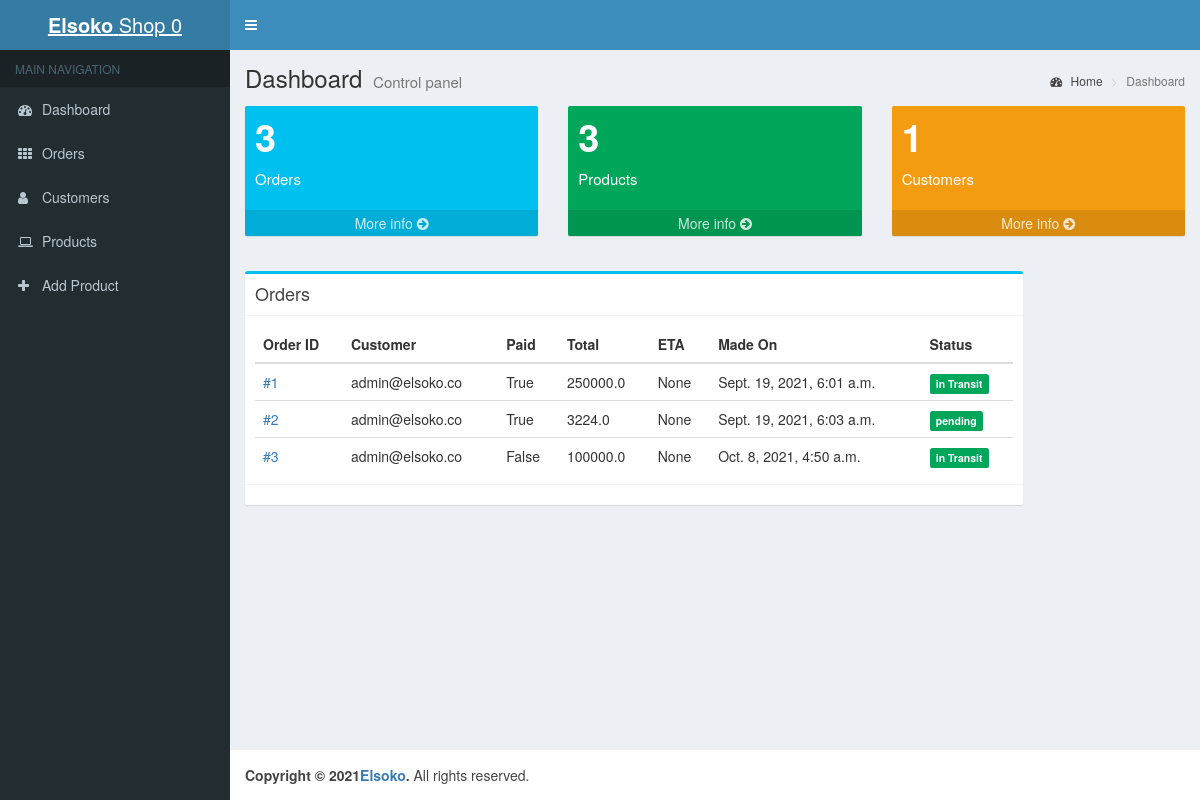
Page /shop/orders/ (signed in) on the earlier database version.
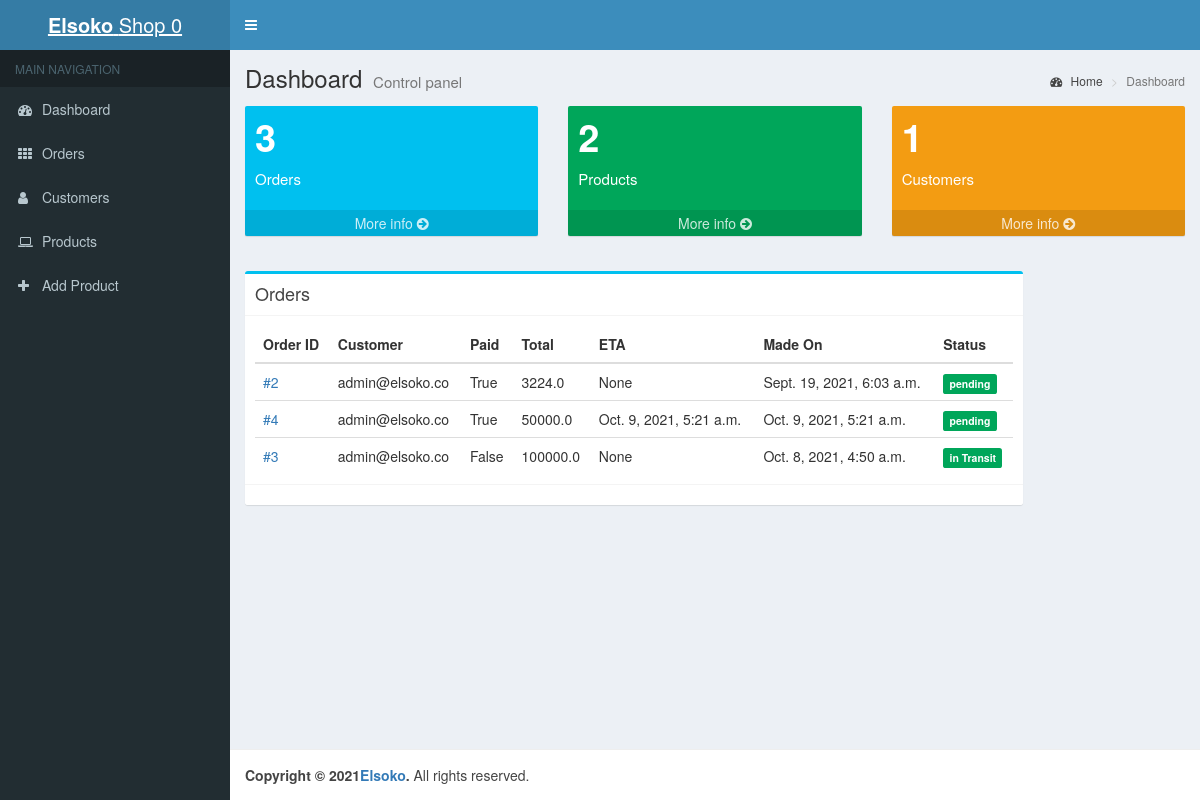
Same page on the later database version.
### main/models.py (models this page shows, shortened)
class Order(models.Model):
    customer = models.ForeignKey(get_user_model(), on_delete=models.CASCADE)
    address = models.CharField(max_length=60)
    location = models.CharField(max_length=60)
    payment = models.CharField(max_length=20)
    transport = models.CharField(max_length=20, blank=True, null=True)
    status = models.CharField(max_length=20, choices=(
        ('pending', 'pending'),
        ('in Transit', 'in Transit'),
        ('delivered', 'delivered')
    ))
    paid = models.BooleanField(default=False)
    total = models.FloatField(blank=True, null=True)
    made_on = models.DateTimeField(auto_now_add=True)
    estimated = models.DateTimeField(blank=True, null=True)

### users/models.py (models this page shows, shortened)
class User(PermissionsMixin, AbstractBaseUser):
    email = models.EmailField(_('email address'), unique=True)
    firstname = models.CharField(_('firstname'), max_length=30)
    lastname = models.CharField(_('lastname'), max_length=30)
    image = models.ImageField(upload_to="user images", blank=True, null=True)
    is_active = models.BooleanField(_('active'), default=True)
    date_joined = models.DateTimeField(_('date joined'), auto_now_add=True)
    is_staff = models.BooleanField(_('staff'), default=False)
    location = models.CharField(_('location'), max_length=100)
    phone = models.CharField(_('phone'), max_length=20)
    has_shop = models.BooleanField(_('shop'), default=False)
    objects = UserManager()
    USERNAME_FIELD = 'email'
    REQUIRED_FIELDS = []
    class Meta:
        verbose_name = _('user')
        verbose_name_plural = _('users')

### shop/views.py (the view)
# urls.py: path('orders/', views.shop_orders, name="shop-orders"),
def shop_orders(request):
    context = {}
    user = request.user
    shop = Shop.objects.get(owner_id=user.id)
    items, _shop_orders = OrderItem.objects.filter(product__shop_id=shop.id), [item.order for item in OrderItem.objects.filter(product__shop_id=shop.id)]
    shop_products = Product.objects.filter(shop_id=shop.id)
    _customers = list(set([order.customer for order in _shop_orders]))
    context["orders_count"] = len(_shop_orders)
    context["customers_count"] = len(_customers)
    context["products"] = shop_products
    context["orders"] = _shop_orders
    context["customers"] = _customers
    context["shop"] = shop
    context["owner"] = user
    return render(request, 'shop/orders.html', context)

### templates/shop/orders.html
{% extends 'shop/base.html' %}
{% load static %}
{% block content %}
    <section class="content">
        <div class="row">
            <div class="col-md-10">
              <div class="box box-info">
                <div class="box-header with-border">
                  <h3 class="box-title">Orders</h3>
                </div>
                <div class="box-body">
                  <div class="table-responsive">
                    <table class="table no-margin">
                      <thead>
                        <tr>
                          <th>Order ID</th>
                          <th>Customer</th>
                            <th>Paid</th>
                            <th>Total</th>
                            <th>ETA</th>
                          <th>Made On</th>
                          <th>Status</th>
                        </tr>
                      </thead>
                      <tbody>
                      {% for order in orders %}
                        <tr>
                          <td><a href="{% url 'order-detail' order.id %}">#{{ order.id }}</a></td>
                          <td>{{ order.customer }}</td>
                            <td>{{ order.paid }}</td>
                            <td> {{ order.total }}</td>
                            <td> {{ order.estimated }}</td>
                          <td>{{ order.made_on }}</td>
                          <td><span class="label label-success">{{ order.status }}</span></td>
                        </tr>
                        {% endfor %}
                      </tbody>
                    </table>
                  </div>
                </div>
                <div class="box-footer clearfix">
                </div>
              </div>
            </div>
        </div>
    </section>
{% endblock %}

### templates/shop/base.html (shortened to what the changed rows need)
{% load static %}
<!DOCTYPE html>
<html>
  <head>
    <link href="{% static 'bootstrap/css/bootstrap.min.css' %}" rel="stylesheet" type="text/css" />
    <link href="https://maxcdn.bootstrapcdn.com/font-awesome/4.3.0/css/font-awesome.min.css" rel="stylesheet" type="text/css" />
    <link href="http://code.ionicframework.com/ionicons/2.0.0/css/ionicons.min.css" rel="stylesheet" type="text/css" />
    <link href="{% static 'dist/css/AdminLTE.min.css' %}" rel="stylesheet" type="text/css" />
    <link href="{% static 'dist/css/skins/_all-skins.min.css' %}" rel="stylesheet" type="text/css" />
    <link href="{% static 'plugins/iCheck/flat/blue.css' %}" rel="stylesheet" type="text/css" />
    <link href="{% static 'plugins/morris/morris.css' %}" rel="stylesheet" type="text/css" />
    <link href="{% static 'plugins/jvectormap/jquery-jvectormap-1.2.2.css' %}" rel="stylesheet" type="text/css" />
    <link href="{% static 'plugins/datepicker/datepicker3.css' %}" rel="stylesheet" type="text/css" />
    <link href="{% static 'plugins/daterangepicker/daterangepicker-bs3.css' %}" rel="stylesheet" type="text/css" />
    <link href="{% static 'bootstrap/css/bootstrap.css' %}" rel="stylesheet">
    <link href="{% static 'plugins/bootstrap-wysihtml5/bootstrap3-wysihtml5.min.css' %}" rel="stylesheet" type="text/css" />
  </head>
  <body class="skin-blue">
    <div class="wrapper">
        <div class="content-wrapper">
          <section class="content-header">
            <h1>
              Dashboard
              <small>Control panel</small>
            </h1>
          </section>
          <section class="content">
            <div class="row">
              <div class="col-lg-4 col-xs-6">
                <div class="small-box bg-green">
                  <div class="inner">
                    <h3>{{ products.count }}<sup style="font-size: 20px"></sup></h3>
                    <p>Products</p>
                  </div>
                </div>
              </div>
            </div>
            <div class="row">
                {% block content %}{% endblock %}
            </div>
          </section>
        </div>
      </div>
  </body>
</html>

Differences in the rows shown:
no longer on this page (row unchanged): Order: id "1", customer "admin@elsoko.co", paid "True", total "250000.0", estimated "None", made_on "Sept. 19, 2021, 6:01 a.m.", status "in Transit"
added Order: id "4", customer "admin@elsoko.co", paid "True", total "50000.0", estimated "Oct. 9, 2021, 5:21 a.m.", made_on "Oct. 9, 2021, 5:21 a.m.", status "pending"
Other differences:
{{ products.count }}: "3" → "2"
